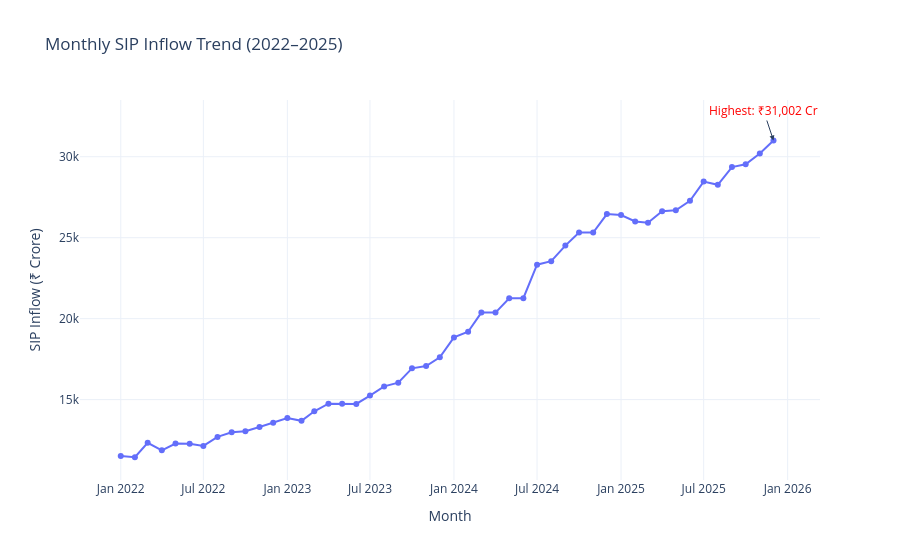

Source (notebook cell):
### Code cell
import plotly.express as px

fig = px.line(
    sip,
    x="month",
    y="sip_inflow_crore",
    markers=True,
    title="Monthly SIP Inflow Trend (2022–2025)",
    labels={
        "month":"Month",
        "sip_inflow_crore":"SIP Inflow (₹ Crore)"
    }
)

# Highest SIP value
max_row = sip.loc[sip["sip_inflow_crore"].idxmax()]

fig.add_annotation(
    x=max_row["month"],
    y=max_row["sip_inflow_crore"],
    text=f'Highest: ₹{max_row["sip_inflow_crore"]:,} Cr',
    showarrow=True,
    arrowhead=2,
    font=dict(size=12,color="red")
)

fig.update_layout(
    template="plotly_white",
    height=600
)

fig.show()
